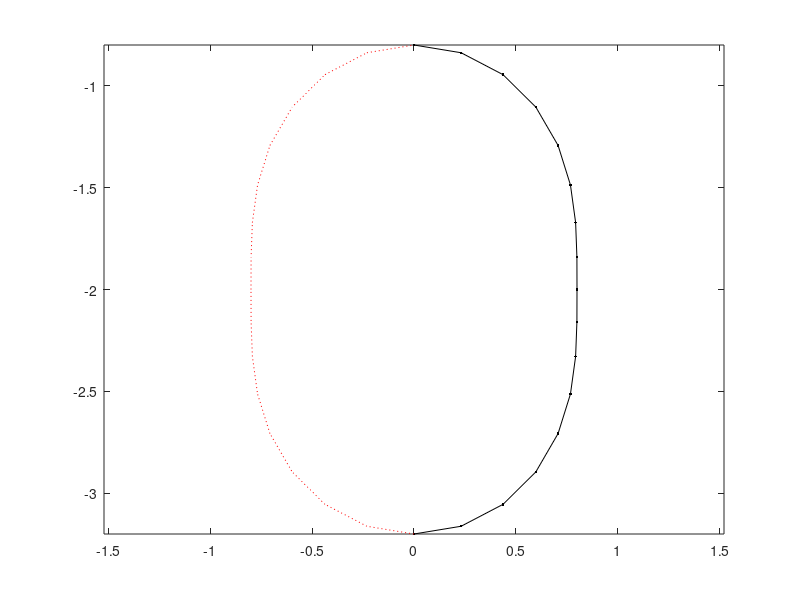
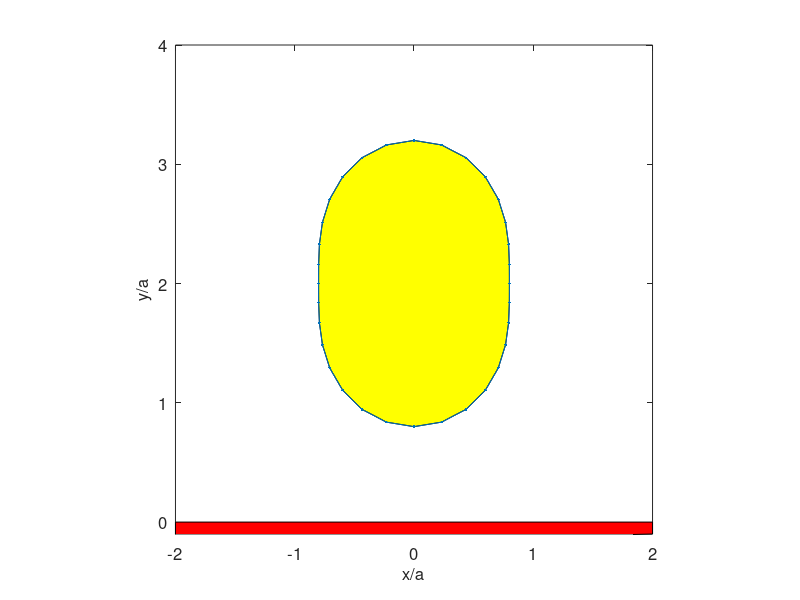
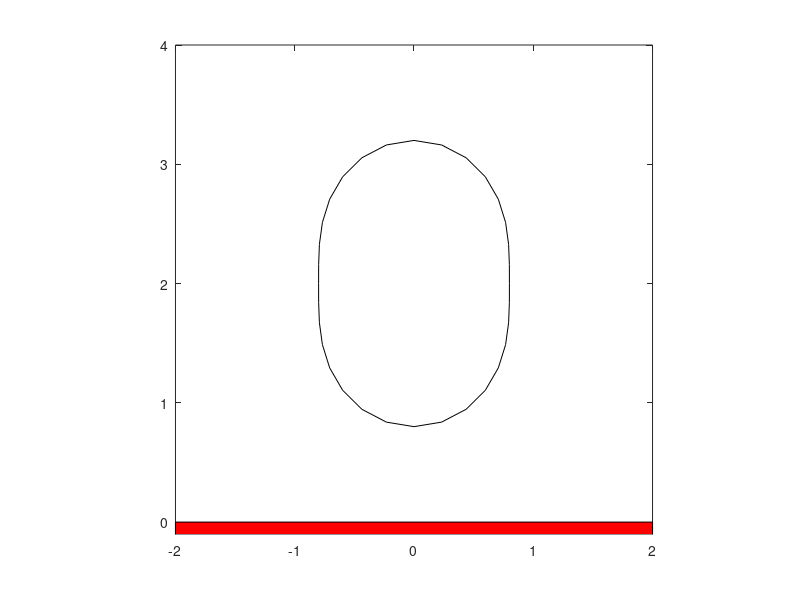

MATLAB code to generate these figures, in order: (Note: this script raises an error after producing the figures.)
%---
clear all
close all
%---

%===========================
% motion of a viscous drop
%===========================

%---

  Iflow = 3;   % inside a cylinder
  Iflow = 1;   % free space
  Iflow = 2;   % above a wall
%---

%---
  mu = 1.0;  % viscosity
  lambda = 1.0;
  gac =1.0;   % acceleration of gravity
  rhod=1.0;  % density of the drop
  rhoa=0.0;  % density of the ambient fluid
  a = 1.0;   % drop radius

  gamma=2.00; % surface tension
  gamma=1.00; % surface tension
  gamma=0.25; % surface tension
  gamma=0.20; % surface tension
  gamma=0.00; % surface tension

  wall = 0.0;

  if(Iflow==1)
   xcnt = 0.0;
   xcnt = 1.1;
  elseif(Iflow==2)
   xcnt = 2.0;
  elseif(Iflow==3)
   xcnt = 0.0;
  end

  sc = 1.2;
  RL = 4.0;
  Nsum = 2;
  Np = 2;

%---
% prepare
%---

  terminal = - (rhod-rhoa)/mu * 2/3 *(lambda+1)/(3*lambda+2) *gac;

  VD = 4.0*pi*a^3/3;   % drop volume

  capls = gamma/(gac*abs(rhod-rhoa));  % square of the capillary number

%---
% interface perturbation amplitude
%---

 amp=-0.2*a;
 amp= 0.0*a;
 amp= 0.2*a;

%--------
% interfacial segments
%-------

 NSG=08;
 NSG=256;
 NSG=128;
 NSG=64;
 NSG=96;
 NSG=32;
 NSG=16;

%--------
% Gauss-Legendre quadrature
%-------

 NGL=2;
 NGL=12;
 NGL=6;

%---
% time stepping
%---

IRK = 2; % RK2
IRK = 1; % Euler

Dt=5.0; 

Dt=2.5;
Dt=1.0;
Dt=2.5;
Dt=0.075;
Dt=0.050;
Dt=0.05;
Dt=0.020;
Dt=0.1;
Dt=0.5;


move=1; % normal velocity
move=0; % total velocity

Nstep=2;
Nstep=40;
Nstep=1;
Nstep=10;
Nstep=30;
Nstep=50;
Nstep=5;
Nstep=20;
Nstep=60;
Nstep=180;
Nstep=3600;
Nstep=2400;
Nstep=1200;
Nstep=600;
Nstep=1800;
Nstep=400;

%---
% integration over the interface
%---

 Ichoose=1; % lines
 Ichoose=2; % splines

%---
% point redistribution
%---

Ich1=0;
Ich1=1;
thmax=0.25*pi;
thmax=0.030*pi;
thmax=0.125*pi;

Ich2=0;
Ich2=1;
spmax=1.0*pi*a/NSG;
spmax=2.0*pi*a/NSG;

Ich3=0;
Ich3=1;
spmin=spmax/5.0;
spmin=spmax/2.0;

%-------------
% initial shape
%-------------

   for i=1:NSG+1
    angle = (i-1.0)*pi/NSG;
    rad = a + amp*cos(2*angle);
    XI(i) = xcnt + rad*cos(angle);
    YI(i) =        rad*sin(angle);
   end

%-------------
% plotting
%-------------

 figure(1)
 hold on
 axis equal
 plot( YI,-XI,'-k.')
 plot(-YI,-XI,'r:')
 box on

%----------------
% open data files
%----------------

file1 = fopen('drop_ax.out','w');

fprintf(file1,'%12.8f ',VD);
fprintf(file1,'\n');
fprintf(file1,'\n');
fprintf(file1,'%12.8f ',amp);
fprintf(file1,'\n');
fprintf(file1,'%12.8f ',thmax);
fprintf(file1,'\n');
fprintf(file1,'%12.8f ',spmax);
fprintf(file1,'\n');
fprintf(file1,'%12.8f ',spmin);
fprintf(file1,'\n');
fprintf(file1,'\n');

%-----------
% initialize
%-----------

time(1)=0.0;

%================
for step=1:Nstep
%================

step

%---
% animation
%---

clear XXI YYI

for i=1:NSG+1
  XXI(i)= XI(i);
  YYI(i)= YI(i);
  if(Iflow==1)
    XXI(i) = XXI(i)+terminal*time(step);
  end
end

for i=1:NSG
  XXI(NSG+1+i) =  XI(NSG+1-i);
  YYI(NSG+1+i) = -YI(NSG+1-i);
  if(Iflow==1)
    XXI(NSG+1+i) = XXI(NSG+1+i)+terminal*time(step);
  end
end

if(step==1)
  figure(2)
  Handle1 = patch( YYI, XXI, 'y');
  hold on
  Handle2 = plot( YYI, XXI, '.-');
  axis equal
  set(gca,'fontsize',12)
  xlabel('x/a','fontsize',12)
  ylabel('y/a','fontsize',12)
%  axis([-1.2  1.2 -1.6 1.6])
   axis([-1.5 1.5 -8  1])
   if(Iflow==2) 
      patch([-2.0 2.0 2.0 -2.0],[0.0 0.0 -0.1 -0.2],'r')
      axis([-2.0 2.0 -0.1 4])
   end
   if(Iflow==3)
      plot( YYI, XXI+RL, '.-')
      plot( YYI, XXI-RL, '.-')
      plot( YYI, XXI-2*RL, '.-')
   end
  box on
else
  set(Handle1,'XData',[YYI] ...
             ,'YData',[XXI]);
  set(Handle2,'XData',[YYI] ...
             ,'YData',[XXI]);
  drawnow
   if(Iflow==3)
      plot( YYI, XXI+RL, '.-')
      plot( YYI, XXI-RL, '.-')
      plot( YYI, XXI-2*RL, '.-')
   end
%  axis([-1.2  1.2 -1.6 1.6])
end

%if(step==1 | step==80 | step==160 | step==240 | step==320)
  figure(5)
  hold on
  axis equal
% patch( YYI, XXI, 'y');
%  plot( YYI, XXI, 'k.-');
  plot( YYI, XXI, 'k-');
  axis([-1.5 1.5 -11  1])
  axis([-1.5 1.5 -9  1.5])
  if(Iflow==3) plot( YYI, XXI+RL, '.-'); end
  if(Iflow==3) plot( YYI, XXI-RL, '.-'); end
  if(Iflow==3) plot( YYI, XXI-2*RL, '.-'); end
  if(Iflow==2) axis([-2.0 2.0 -0.1 4]); end
  if(Iflow==2) patch([-2.0 2.0 2.0 -2.0],[0.0 0.0 -0.2 -0.2],'r'); end
  box on
%end

%---
% point redistribution
%---

Ido=1;
Iloop=0;

%--
while(Ido==1)
%--

  Iloop=Iloop+1;

  [NSG,XI,YI ...
  ,vnx,vny,crv,s ...
  ,Xint ...
  ,Axint,Bxint,Cxint ...
  ,Ayint,Byint,Cyint ...
  ,vlm ...
  ,Istop,Ido,action] ...
  ...
  = prd_2d (NSG,XI,YI,Ich1,thmax,Ich2,spmax,Ich3,spmin);

  if(Istop==1) break; end

%--
end
%--
 
 if(Istop==1) break; end
 
 NSG

 for i=1:NSG+1
  XIT(step,i) = XI(i);
  YIT(step,i) = YI(i);
 end

 NSEG(step)=NSG;

%---
% drop volume
%---

%vlm=0.0;

%for i=1:NSG
% DX = XI(i+1)-XI(i);
% vlm=vlm + YI(i)*YI(i)*DX;
%end

vlm=-vlm/VD;

volume(step)=vlm;

%--
% IRK loop
%---

%-.-.-.
for JRK=1:IRK
%-.-.-.

%---
% geometry
%---

[vnx,vny,crv,s ...
,Xint ...
,Axint,Bxint,Cxint ...
,Ayint,Byint,Cyint ...
,vlm] = splc_geo (NSG,XI,YI);

%---
% mean curvature
%---

crvm(1)     = -crv(1);
crvm(NSG+1) = -crv(NSG+1);

for i=2:NSG
 crvm(i)=-0.5*(crv(i)-vny(i)/YI(i));
end

%---
% jump in normal traction
%---

for i=1:NSG+1
  Dfn(i) = gamma*2.0*crvm(i);
  Dfn(i) = XI(i)*gac*(rhod-rhoa);
  Dfn(i) = gamma*2.0*crvm(i) + XI(i)*gac*(rhod-rhoa);
end

%---
% plot
%---

Iskip=0;
Iskip=1;

if(Iskip==0)
 figure(3)
 plot(s,crv)
 hold on
 plot(s,vnx)
 plot(s,vny)
 plot(s,crvm,'o-')
 plot(s,Dfn,'r')
end

%==============================

%---
% single layer over the interface
% computed over the interface
%---

cf= -1.0/(8.0*pi);

%---
 for j=1:NSG+1  % run over nodes
%---

 X0   =  XI(j);
 Y0   =  YI(j);
 Dfn0 = Dfn(j);

 sum1 = 0.0;  % to test identities
 sum2 = 0.0;

 vx = 0.0;
 vy = 0.0;

%---
 for i=1:NSG
%---

 X1 = XI(i);
 Y1 = YI(i);
 X2 = XI(i+1);
 Y2 = YI(i+1);

 Ising=0;

%---
 if(Ichoose==1)  % lines
%---

   if(j==i | j==i+1)
     Ising=1;
   end

 [Qxx,Qxs ...
 ,Qsx,Qss] = drop_ax_slp_line  ...
 ...
  (X0,Y0 ...
  ,X1,Y1 ...
  ,X2,Y2 ...
  ,NGL ...
  ,Iflow ...
  ,wall ...
  ,sc      ...
  ,RL      ...
  ,Nsum,Np ...
  ,Ising);

  vnx0=0.5*(vnx(i)+vnx(i+1));
  vny0=0.5*(vny(i)+vny(i+1));
  vnx0=-YI(i+1)+YI(i);
  vny0= XI(i+1)-XI(i);
  norm = sqrt(vnx0^2+vny0^2);
  vnx0 = vnx0/norm;
  vny0 = vny0/norm;

  sum1 = sum1 + Qxx*vnx0+Qxs*vny0;
  sum2 = sum2 + Qsx*vnx0+Qss*vny0;

  Dfx0=0.5*(Dfn(i)*vnx(i)+Dfn(i+1)*vnx(i+1));
  Dfy0=0.5*(Dfn(i)*vny(i)+Dfn(i+1)*vny(i+1));

  vx = vx + Qxx*Dfx0 + Qxs*Dfy0;
  vy = vy + Qsx*Dfx0 + Qss*Dfy0;

%---
 else  % spline
%---

  Ising =1;

  Ax=Axint(i); Bx=Bxint(i); Cx=Cxint(i);
  Ay=Ayint(i); By=Byint(i); Cy=Cyint(i);

  Xint1 = Xint(i); Xint2 =Xint(i+1);
  Dfn1  =  Dfn(i); Dfn2  = Dfn(i+1);
  vnx1  =  vnx(i); vnx2   =vnx(i+1);
  vny1  =  vny(i); vny2   =vny(i+1);

  [Qx,Qy ...
  ,Wx,Wy] = drop_ax_slp_spline ...
  ...
  (X0,Y0 ...
  ,X1,Y1 ...
  ,X2,Y2 ...
  ,NGL ...
  ,Xint1,Xint2 ...
  ,Ax,Bx,Cx ...
  ,Ay,By,Cy ...
  ,Dfn1,Dfn2 ...
  ,vnx1,vnx2 ...
  ,vny1,vny2 ...
  ,Dfn0 ...
  ,Iflow ...
  ,wall ...
  ,sc      ...
  ,RL      ...
  ,Nsum,Np ...
  ,Ising ...
  );

  sum1 = sum1 + Qx;
  sum2 = sum2 + Qy;

  vx = vx + Wx;
  vy = vy + Wy;

%---
 end
%---

%---
  end % of interfacial segments
%---

  sum1=sum1*cf;  % should be zero
  sum2=sum2*cf;

%  [sum1 su%2]
%  pause

  vx = vx*cf;
  vy = vy*cf;

  velx(j) = vx;
  vely(j) = vy;

%---
end
%---

vely(1)    =0.0;
vely(NSG+1)=0.0;

%[velx vely]'
%pause

%[vnx vny]'
%pause


if(Iflow==1)
 velx=velx-terminal;
end

%============================

%---
% plot
%---

Ido=0;

if(Ido==1)
 figure(4)
 hold on
 plot(XI(1:NSG+1),velx)
 plot(XI(1:NSG+1),vely,'r')
end

 for i=1:NSG+1
   veln(i) = vnx(i)*velx(i)+vny(i)*vely(i);
 end

 if(JRK==1 & IRK==2)
  XIsave=XI;
  YIsave=YI;
  velxsave=velx;
  velysave=vely;
  velnsave=veln;
  vnxsave=vnx;
  vnysave=vny;
 end

%---
 if(JRK==1)
%---

 for i=1:NSG+1
  if(move==0)
    XI(i) = XI(i)+Dt*velx(i);
    YI(i) = YI(i)+Dt*vely(i);
  else
    XI(i) = XI(i)+Dt*veln(i)*vnx(i);
    YI(i) = YI(i)+Dt*veln(i)*vny(i);
  end
 end

%---
 else
%---

 for i=1:NSG+1
  if(move==0)
    XI(i) = XIsave(i)+0.5*Dt*(velxsave(i)+velx(i));
    YI(i) = YIsave(i)+0.5*Dt*(velysave(i)+vely(i));
  else
    XI(i) = XIsave(i)+0.5*Dt*(velnsave(i)*vnxsave(i)+veln(i)*vnx(i));
    YI(i) = YIsave(i)+0.5*Dt*(velnsave(i)*vnysave(i)+veln(i)*vny(i));
  end
 end

%---
 end
%---

%---
% print
%---

fprintf(file1,'%4d',NSG);
fprintf(file1,'\n');
fprintf(file1,'%5d %12.8f %12.8f %12.8f %12.8f' ...
      ,step,time(step),Dt,volume(step));
fprintf(file1,'\n');
fprintf(file1,'\n');
for i=1:NSG+1
 fprintf(file1,'%13.8f %13.8f %13.8f %13.8f %13.8f %13.8f' ...
 ,XI(i),YI(i),crv(i),velx(i),vely(i));
 fprintf(file1,'\n');
end
fprintf(file1,'\n');

%---
% one more step
%---

time(step+1)=time(step)+Dt;

%-.-.-.
end % of JRK
%-.-.-.

%=========
end
%=========

fprintf(file1,'%5d',999);
fclose(file1);

%---
% save the last profile
%---

 for i=1:NSG+1
  XIT(Nstep+1,i) = XI(i);
  YIT(Nstep+1,i) = YI(i);
 end
 NSEG(Nstep+1)=NSG;

%---
% plot
%---

Ido =0;

if(Ido==1)

figure(99)
hold on
axis equal

many=Nstep+1;

for step=1:many
 if(step==1)
  ntp = NSEG(step)+1;
  plot(XIT(step,1:ntp), YIT(step,1:ntp),'r.-')
  plot(XIT(step,1:ntp),-YIT(step,1:ntp),'r.-')
 elseif(step==many)
  ntp = NSEG(step)+1;
  plot(XIT(step,1:ntp), YIT(step,1:ntp),'c.-')
  plot(XIT(step,1:ntp),-YIT(step,1:ntp),'c.-')
 else
  ntp = NSEG(step)+1;
  plot(XIT(step,1:ntp), YIT(step,1:ntp),'b.-')
  plot(XIT(step,1:ntp),-YIT(step,1:ntp),'b.-')
 end
end

end
